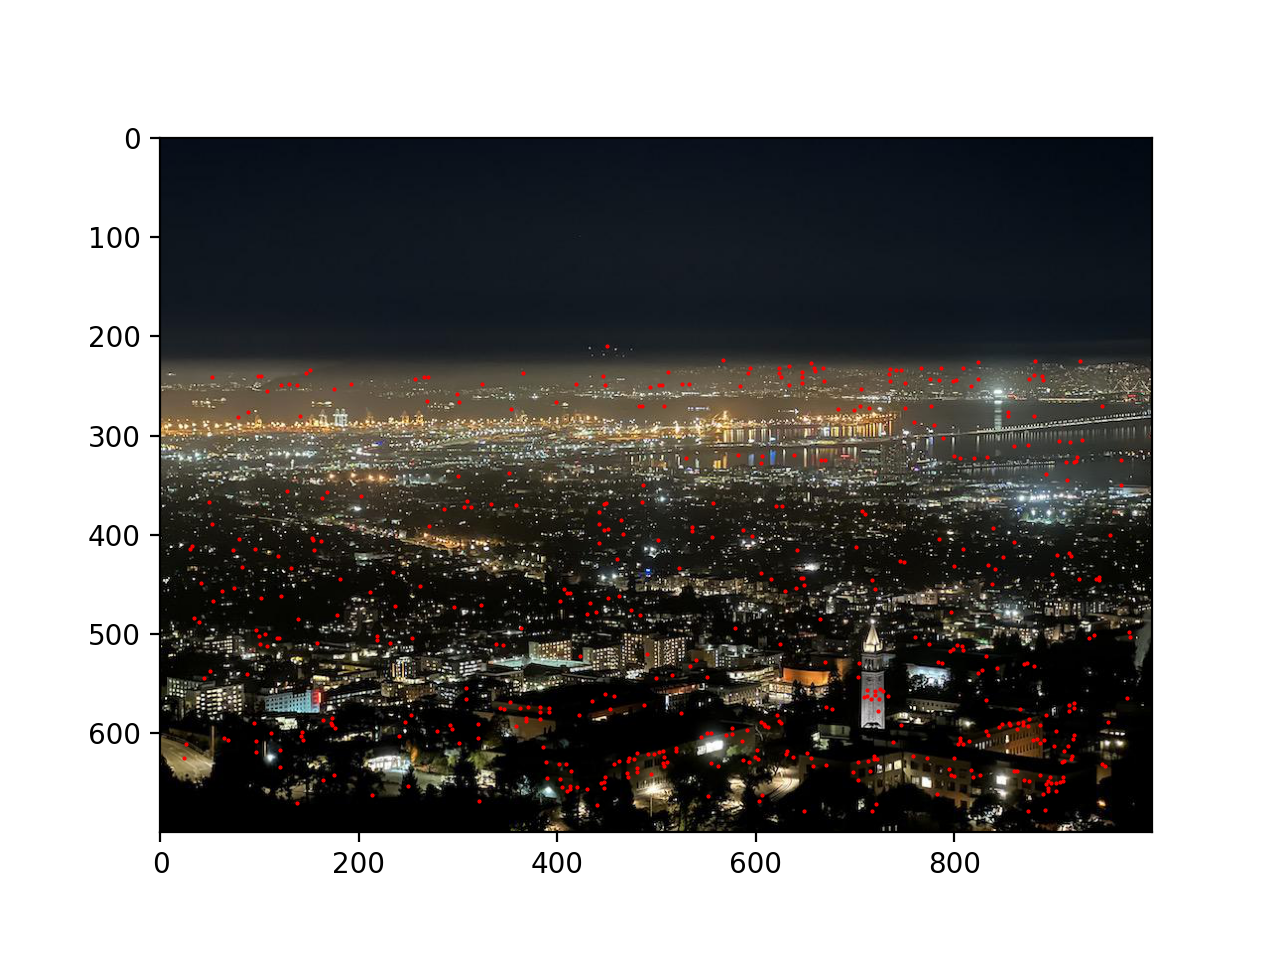

This figure's Python source:
import numpy as np
from skimage.feature import corner_harris, peak_local_max
import matplotlib.pyplot as plt
import skimage.io as skio
from skimage.transform import resize
from harris import get_harris_corners
from harris import dist2
from descriptor_extraction import extract_descriptor
from feature_matching import match_feature
from compute_projection import computeH
from ransac import ransac


def non_max_suppression(h, coords, max_pts = 500, c_robust = 0.9):
    """
    Use non-max suppression algorithm to pick the top few feature points.
    :param h: Same size as the original image. Value at each point represents
        corner strength of that pixel.
    :param coords: pixel locations of coarse feature points.
    :param max_pts: Number of feature points to retain.
    :param c_robust: hyperparameter to suppress radius around a feature point.
    """
    coords_h = h[coords[0], coords[1]]
    coords_dist = dist2(coords.T, coords.T)
    ratio_matrix = np.outer(coords_h, (1 / coords_h))
    mask = ratio_matrix < c_robust
    coords_dist_masked = coords_dist * ratio_matrix
    coords_dist_nonzero = np.where(coords_dist_masked == 0, coords_dist_masked,
        np.inf)
    suppress_radius = np.min(coords_dist_nonzero, axis = 1)
    sort_indices = np.argsort(suppress_radius)
    candidate_indices = sort_indices[:max_pts]
    return coords[:, candidate_indices]


if __name__ == "__main__":
    # Compute non-max suppressed feature points of "mosaic3_left.jpeg".
    im = skio.imread("mosaic3_left.jpeg")
    h, coords = get_harris_corners(im[:, :, 0])
    print(coords.shape)
    coords_suppress = non_max_suppression(h, coords)
    print(coords_suppress.shape)
    plt.plot(coords_suppress[1], coords_suppress[0], linestyle = "None",
        marker = ".", markersize = 1, color = "r")
    plt.imshow(im)
    plt.show()
